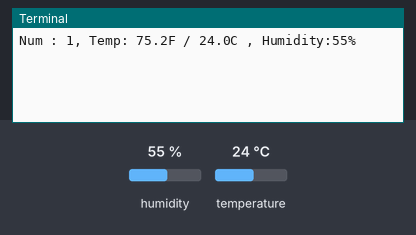
Recording of a program running on a simulated Raspberry Pi (BCM pin numbers). Parts: the last lines printed to the terminal. The inputs (shaded band) are chosen by the test bench; at power-on: humidity 55 %, temperature 24 °C.

Above: at 1.2 s.
1.3 s: humidity set to 22 %
At 3.1 s:
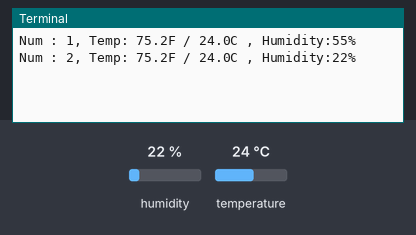
4.3 s: temperature set to 12 °C
At 5.5 s:
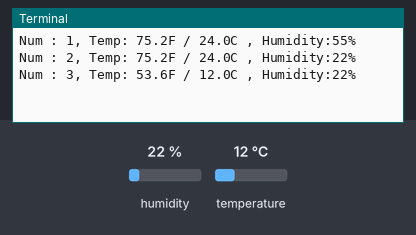
7.3 s: humidity set to 40 %
At 10.4 s:
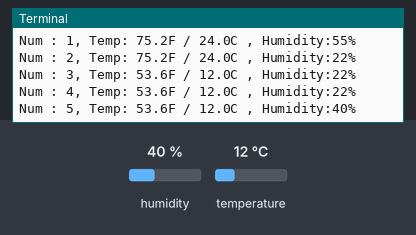
Timing chart, 0 to 11.9 s (numbered marks = the images above; inputs shaded):
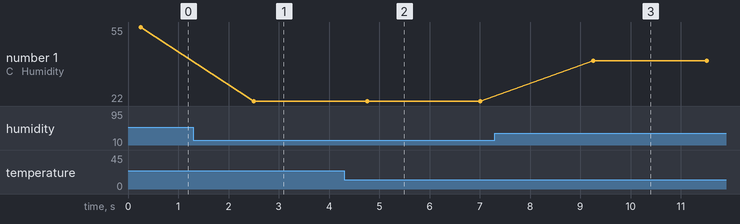

Measured:
- after the input at 1.3 s, the terminal: prints a new line after 1.2 s (image 1)
- after the input at 4.3 s, the terminal: prints a new line after 0.46 s (image 2)
- after the input at 7.3 s, the terminal: prints a new line after 2.0 s (image 3)
- plotted number 1: 55 → 22 after the input at 1.3 s, 22 → 40 after the input at 7.3 s

The program:

DHT11_sensor.py
```python
import time
import board
import adafruit_dht

dhtDevice = adafruit_dht.DHT11(board.D4)
num = 0
while True:
    try:
        temperature_c = dhtDevice.temperature
        temperature_f = temperature_c * (9 /5)+32
        humidity=dhtDevice.humidity
        num += 1
        print(
            "Num : {}, Temp: {:.1f}F / {:.1f}C , Humidity:{}%".format(
            num, temperature_f, temperature_c, humidity)
            )
        time.sleep(2)

    except RuntimeError as error:
        print(error.args[0])
        time.sleep(2.0)
        continue
```
